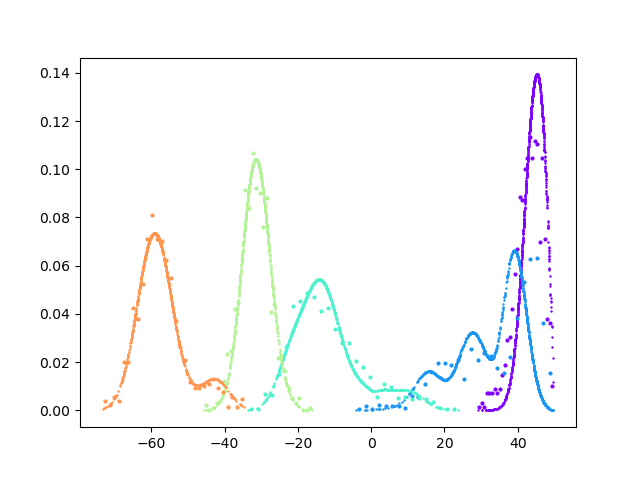

Here is the Python script that generated this plot:
from __future__ import print_function
import pandas as pd
import numpy as np
import random
import math
import pickle
from numpy.polynomial.hermite import hermgauss
#import tensorflow as tf
import tensorflow.compat.v1 as tf
tf.disable_v2_behavior()
from femodel_tf_optimizer import femodel_tf_optimizer
import os, sys
import argparse


class femodel(femodel_tf_optimizer):
    """
    Class to optimize analytic binding free energy model with Tensorflow
    """
    kBT = 1.986e-3*300.0
    epsim = tf.constant(1.e-8, dtype=tf.float64)
    
    """    
    Rational soft-core function.

    Special case: when $u_c = 0$, 
    $$
    u_{\rm sc,0}(u)=
    \begin{cases}
    u                                                         & u \le 0 \\
    u_{\rm max} f_{\rm sc}(y)                                 & u  >  0
    \end{cases}
    $$
    with
    $$
    y = \frac{u}{u_{\rm max}}
    $$
    $$
    f_{\rm sc}(y) = \frac{z(y)^{a}-1}{z(y)^{a}+1} \, ,
    $$
    and
    $$
    z(y)=1+2 y/a + 2 (y/a)^2
    $$
    
    Inverse: $u = u_{\rm sc,0}$ for $u \le 0$. For $u > 0$:
    $$
    f_{\rm sc} = u_{\rm sc,0}/{u_{\rm max}}
    $$
    $$
    z = \left( \frac{1 + f_{\rm sc}}{1 - f_{\rm sc}}  \right)^(1/a)
    $$
    y = \frac{a}{2} \left( \sqrt{2 z - 1} -1  \right)
    $$
    $$
    u = u_{\rm max} y
    $$

    The derivative is:
    $$
    \frac{d u_{\rm sc,0}(u) }{du} = \frac{4 z^{a - 1}{(z^a + 1)^2} ( 1 + 2 \frac{y}{a} )
    $$
    for $u > 0$ and $1$ otherwise

    The general case $u_c \ne 0$ is obtained by shifting $u_{\rm sc}(u)$ up by $u_c$ and right by $u_c$:
    $$
    u_{\rm sc}(u) = u_{\rm sc,0}(u - u_c) + u_c
    $$
    For consistency, $u_{\rm max}$ is also shifted up by $u_c$. So the general case $u_c \ne 0$ is obtained
    by the special case $u_c = 0$ by the replacements
    $$
    u \rightarrow u - u_c
    $$
    $$
    u_{\rm max} \rightarrow u_{\rm max} - u_c
    $$

    Inverse for the general case: same as for the special case with the replacements above and:
    $$
    u = ( u_{\rm max} - u_c ) y + u_c
    $$

    Using the chain rule, the derivative for the general case has the same expression as the special case
    with the same replacements.
    

    """
    alphasc = tf.constant(1./16.,dtype=tf.float64)
    umaxsc = tf.constant(50.0/kBT, dtype=tf.float64)
    ubcore = tf.constant(0.0/kBT, dtype=tf.float64)
    def inverse_soft_core_function(self,usc):
        uno = tf.ones([tf.size(usc)], dtype=tf.float64)
        usc_safe1 = tf.where(usc < femodel.ubcore + femodel.epsim,       uno*(femodel.ubcore + femodel.epsim), usc)
        usc_safe2 = tf.where(usc_safe1 > femodel.umaxsc - femodel.epsim, uno*(femodel.umaxsc - femodel.epsim), usc_safe1)
        fsc = (usc_safe2-femodel.ubcore)/(femodel.umaxsc-femodel.ubcore)
        z = tf.math.pow((1.+fsc)/(1.-fsc), 1./femodel.alphasc)
        y = 0.5*femodel.alphasc*(-1.0 + tf.math.sqrt(2.*z - 1.))
        return tf.where(usc <= femodel.ubcore,
                        usc,
                        femodel.ubcore + (femodel.umaxsc - femodel.ubcore)*y)
    
    def der_soft_core_function(self,u):# dusc/du
        y = (u - femodel.ubcore)/(femodel.umaxsc-femodel.ubcore)
        z = 1 + 2.*y/femodel.alphasc + 2.*tf.math.pow(y/femodel.alphasc,2)
        za = tf.math.pow(z,femodel.alphasc)
        return tf.where(u <= femodel.ubcore,
                        tf.ones([tf.size(u)], dtype=tf.float64),
                        (4*(za/z)/tf.math.pow((za+1),2))*(1 + 2.*y/femodel.alphasc))

    def alchemical_potential_x(self, lmbds, xscbind):
        return tf.math.log(1. + tf.math.exp(- (xscbind[:,None]-lmbds['u0'][None,:]) * lmbds['alpha'][None,:])) * ((lmbds['Lambda2'][None,:] - lmbds['Lambda1'][None,:])/(lmbds['alpha'][None,:]+self.eps)) + xscbind[:,None] * lmbds['Lambda2'][None,:] + lmbds['w0'][None,:]
    
    def alchemical_potential(self, lmbds, uscbind):
        # self.eps is there to cover the case lambda1 = lambda2 and alpha = 0 in which case we have a linear alchemical potential
        return ((lmbds['Lambda2'] - lmbds['Lambda1'])/(lmbds['alpha']+self.eps))*tf.math.log(1. + tf.math.exp(-lmbds['alpha']*(uscbind-lmbds['u0']))) + lmbds['Lambda2']*uscbind + lmbds['w0']

if __name__ == '__main__':

    parser = argparse.ArgumentParser()
    parser.add_argument("-o", "--optimize", action="store_true", default=0,
                        help="Optimize parameters. Otherwise plot only.")
    parser.add_argument("-c", "--ncycles", type=int, default=100,
                        help="Number of optimization cycles")
    parser.add_argument("-n", "--nsteps", type=int, default=10,
                        help="Number of optimization steps in each cycle")
    parser.add_argument("-r", "--restart", action="store_true", default=0,
                        help="Restart optimization from the parameters saved in the pickle restart file")
    parser.add_argument("-b", "--basename",
                        help="Basename of the optimization job. Defaults to basename of this script.")
    parser.add_argument("-d", "--datafile", default="repl.cycle.potE.temp.lambda.ebind.lambda1.lambda2.alpha.u0.w0.dat",
                        help="Data file")
    parser.add_argument("-l", "--leg", type=float, default=1.0,
                        help="Value of state ID at which to plot the distributions")
    parser.add_argument("-s", "--stateID", nargs="+", type=int, default=0,
                        help="Values of state ID at which to plot the distributions")
    args = parser.parse_args()
    
    restart = args.restart
    production = args.optimize
    testarea = not production

    if args.basename:
        basename = args.basename
    else:
        basename = os.path.basename(os.path.splitext(sys.argv[0])[0])
        
    datafile = args.datafile
    ncycles = args.ncycles
    nsteps = args.nsteps
    states = args.stateID
    
    leg = args.leg

    print("Leg = ", leg)
    if leg == 1:
        direction = leg
    else:
        direction = -1.0
    print("Direction = ", direction)

    sdm_data_raw = pd.read_csv(datafile, delim_whitespace=True,
                           header=None,names=["cycle", "stateID", "temp", "direct", "Lambda1",
                                              "Lambda2", "alpha", "u0", "w0", "potE", "ebind", "bias"])

    lam_col = []
    for row in sdm_data_raw['stateID']:
        lam = 0.05*row
        if (lam > 0.5):
            lam = lam - 0.05
        lam_col.append(lam)

    sdm_data_raw.insert(2, "Lambda", lam_col)

    #print(sdm_data_raw)

    sdm_data = sdm_data_raw[sdm_data_raw["direct"] == direction]

    #print(sdm_data)

    temperature = 300.0
    kT = 1.986e-3*temperature # [kcal/mol]
    beta = 1./kT

    nmodes = 3

    reference_params = {}
    reference_params['ub'] = [  -19.75*beta, -19.85*beta, -12.39*beta ]
    reference_params['sb'] = [ 3.67*beta,  4.83*beta, 4.34*beta ]
    reference_params['pb'] = [ 1.63e-9, 7.18e-18, 2.26e-13 ]
    reference_params['elj'] = [ 1.1*beta, 1.1*beta, 1.1*beta ]
    reference_params['uce'] = [ 1.1,    1.1, 1.1 ]
    reference_params['nl']  = [   10,    20, 30 ]
    reference_params['wg'] =  [ 8.57e-6, 1.25e-2, 9.87e-1 ]
    
    scale_params = {}
    scale_params['ub'] =  [ 1.*beta, 1.*beta, 1.*beta ]
    scale_params['sb'] =  [ 0.1*beta, 0.1*beta, 0.1*beta ]
    scale_params['pb'] =  [ 1.e-9, 1.e-18, 1.e-13  ]
    scale_params['elj'] = [ 1*beta, 1*beta, 1*beta ]
    scale_params['uce'] = [ 1, 1, 1 ]
    scale_params['nl']  = [ 1, 1, 1 ]
    scale_params['wg'] =  [ 1.e-6, 1.e-2, 1.e-1 ]


    range_params = {}
    range_params['ub'] = [ (-30*beta, 30.0*beta), (-30.0*beta, 30.0*beta), (-30.0*beta, 30.0*beta) ]
    range_params['sb'] = [ (2.0*beta, 8.0*beta), (2.0*beta, 8.0*beta), (2.0*beta, 8.0*beta) ]
    range_params['pb'] = [ (0.0, 1.0), (0.0, 1.0), (0.0, 1.0) ]
    range_params['elj'] = [ (1*beta, 20.0*beta), (1*beta, 20.0*beta), (1*beta, 20.0*beta) ]
    range_params['uce'] = [ (1.0, 10.0), (1.0, 10.0), (1.0, 10.0) ]
    range_params['nl'] = [ (3.0, 60.0), (3.0, 60.0), (3.0, 60.0) ]
    
    learning_rate = 0.05

    discard = 500
    
    xparams = {}
    if restart:
        with open(basename + '.pickle', 'rb') as f:
            best_ubx, best_sbx, best_pbx, best_ex, best_ucx, best_nlx, best_wgx = pickle.load(f)
            xparams['ub'] = best_ubx
            xparams['sb'] = best_sbx
            xparams['pb'] = best_pbx
            xparams['elj']   = best_ex
            xparams['uce']  = best_ucx
            xparams['nl']  = best_nlx
            xparams['wg'] = best_wgx
    else:
        xparams['ub']  = [0. for i in range(nmodes) ]
        xparams['sb']  = [0. for i in range(nmodes) ]
        xparams['pb']  = [0. for i in range(nmodes) ]
        xparams['elj']   = [0. for i in range(nmodes) ]
        xparams['uce']  = [0. for i in range(nmodes) ]
        xparams['nl']  = [0. for i in range(nmodes) ]
        xparams['wg']  = [0. for i in range(nmodes) ]

    fe_optimizer = femodel(sdm_data, reference_params, temperature, range_params=range_params,
                  xparams=xparams, scale_params=scale_params, discard=discard, learning_rate=learning_rate)
                                        
    variables = [ fe_optimizer.ubx_t, fe_optimizer.sbx_t , fe_optimizer.ex_t, fe_optimizer.ucx_t, fe_optimizer.nlx_t, fe_optimizer.wgx_t, fe_optimizer.pbx_t ]
    
    #----- test area ----------------

    tf.logging.set_verbosity(tf.logging.ERROR)
    
    if testarea:
        with tf.Session() as sess:
            sess.run(fe_optimizer.init)
            ll = sess.run(fe_optimizer.cost)
            uv = sess.run(fe_optimizer.u)
            uscv = sess.run(fe_optimizer.usc)
            p0v = sess.run(tf.squeeze(fe_optimizer.p0))
            p0scv = sess.run(tf.squeeze(fe_optimizer.p0sc))
            pklv = sess.run(tf.squeeze(fe_optimizer.pkl))
            xscv = sess.run(fe_optimizer.xsc)
            p0scxv = sess.run(tf.squeeze(fe_optimizer.p0scx))
            sts = sess.run(fe_optimizer.lambdas['stateID'])
            upscv = sess.run(fe_optimizer.upsc)
            klv = sess.run(tf.squeeze(fe_optimizer.kl))


            best_ubx = sess.run(fe_optimizer.ubx_t)
            best_sbx = sess.run(fe_optimizer.sbx_t)
            best_pbx = sess.run(fe_optimizer.pbx_t)
            best_ex  = sess.run(fe_optimizer.ex_t)
            best_ucx = sess.run(fe_optimizer.ucx_t)
            best_nlx = sess.run(fe_optimizer.nlx_t)
            best_wgx = sess.run(fe_optimizer.wgx_t)
                        
            best_ub = sess.run(fe_optimizer.ub_t)
            best_sb = sess.run(fe_optimizer.sb_t)
            best_pb = sess.run(fe_optimizer.pb_t)
            best_elj  = sess.run(fe_optimizer.elj_t)
            best_uce = sess.run(fe_optimizer.uce_t)
            best_nl = sess.run(fe_optimizer.nl_t)
            best_wg = sess.run(fe_optimizer.wg_t)
            
            print("Optimized Cost =", ll)
            print("Parameters:")
            print("wg = ", best_wg/np.sum(best_wg))
            results = fe_optimizer.applyunits(best_ub, best_sb, best_pb, best_elj, best_uce, best_nl)
            params = ["ub", "sb", "pb", "elj", "uce", "nl"]
            for mode, item in enumerate(results):
                string = ""
                for value in item:
                    string = string + str(value) + " "
                print(params[mode] + " = [" + string + "]")
            print("-------------------------------------------------------------------------")


        # plot
        import matplotlib
        import matplotlib.pyplot as plt
        fig, ax = plt.subplots()
        color = iter(plt.cm.rainbow(np.linspace(0, 1, len(states) + 1)))
        for state in states:
            mask = abs(sts - state) < 1.e-6
            hist, bin_edges = np.histogram(uscv[mask]*kT, bins=30, density=True)
            nh = len(hist)
            dx = bin_edges[1] - bin_edges[0]
            xp = bin_edges[0:nh] + 0.5*dx
            c = next(color)
            ax.plot(xp, hist, 'o', markersize = 2, c=c)
            ax.plot(uscv[mask]*kT, pklv[mask]/kT, '+', markersize = 1, c=c)
            #ax.set_xlim([-40*kT,200*kT])
        #plt.show()
        plt.savefig(basename + ".png")



    #------- training area ----------------------

    if production:
        with tf.Session() as sess:
    
            sess.run(fe_optimizer.init)
            fe_optimizer.opt = fe_optimizer.optimizer.minimize(fe_optimizer.cost, var_list = variables)
            sess.graph.finalize()
            ll = sess.run(fe_optimizer.cost)

            best_loss = ll
            best_ubx = sess.run(fe_optimizer.ubx_t)
            best_sbx = sess.run(fe_optimizer.sbx_t)
            best_pbx = sess.run(fe_optimizer.pbx_t)
            best_ex  = sess.run(fe_optimizer.ex_t)
            best_ucx = sess.run(fe_optimizer.ucx_t)
            best_nlx = sess.run(fe_optimizer.nlx_t)
            best_wgx = sess.run(fe_optimizer.wgx_t)
            
            best_ub = sess.run(fe_optimizer.ub_t)
            best_sb = sess.run(fe_optimizer.sb_t)
            best_pb = sess.run(fe_optimizer.pb_t)
            best_elj  = sess.run(fe_optimizer.elj_t)
            best_uce = sess.run(fe_optimizer.uce_t)
            best_nl = sess.run(fe_optimizer.nl_t)
            best_wg = sess.run(fe_optimizer.wg_t)
            
            gubx = sess.run(fe_optimizer.gubx_t)
            gsbx = sess.run(fe_optimizer.gsbx_t)
            gpbx = sess.run(fe_optimizer.gpbx_t)
            gex = sess.run(fe_optimizer.gex_t)
            gucx = sess.run(fe_optimizer.gucx_t)
            gnlx = sess.run(fe_optimizer.gnlx_t)
            gwgx = sess.run(fe_optimizer.gwgx_t)
            print("Gradients:")
            print(gubx,gsbx,gpbx,gex,gucx,gnlx,gwgx)
            
            print("Start Cost =", ll)
            print("Parameters:")
            print("wg = ", best_wg)

            results = fe_optimizer.applyunits(best_ub, best_sb, best_pb, best_elj, best_uce, best_nl)
            params = ["ub", "sb", "pb", "elj", "uce", "nl"]
            for mode, item in enumerate(results):
                string = ""
                for value in item:
                    string = string + str(value) + " "
                print(params[mode] + " = [" + string + "]")

            print("---------------------------------------")
        
            for step in range(ncycles):
                for i in range(nsteps):
                    #sess.run(fe_optimizer.train) #all variables optimized
                    sess.run(fe_optimizer.opt) #only selected variables are optimized
                gubx = sess.run(fe_optimizer.gubx_t)
                gsbx = sess.run(fe_optimizer.gsbx_t)
                gpbx = sess.run(fe_optimizer.gpbx_t)
                gex = sess.run(fe_optimizer.gex_t)
                gucx = sess.run(fe_optimizer.gucx_t)
                gnlx = sess.run(fe_optimizer.gnlx_t)
                gwgx = sess.run(fe_optimizer.gwgx_t)
                notok = ( np.any(np.isnan(gubx)) or
                          np.any(np.isnan(gsbx)) or
                          np.any(np.isnan(gpbx)) or
                          np.any(np.isnan(gex))  or
                          np.any(np.isnan(gucx)) or
                          np.any(np.isnan(gnlx)) or
                          np.any(np.isnan(gwgx)) )
                

                print("Gradients:")
                print(gubx,gsbx,gpbx,gex,gucx,gnlx,gwgx)
                if notok:
                    print("Gradient error")
                    break
                ll = sess.run(fe_optimizer.cost)

                l_ubx = sess.run(fe_optimizer.ubx_t)
                l_sbx = sess.run(fe_optimizer.sbx_t)
                l_pbx = sess.run(fe_optimizer.pbx_t)
                l_ex  = sess.run(fe_optimizer.ex_t)
                l_ucx = sess.run(fe_optimizer.ucx_t)
                l_nlx = sess.run(fe_optimizer.nlx_t)
                l_wgx = sess.run(fe_optimizer.wgx_t)
            
                l_ub = sess.run(fe_optimizer.ub_t)
                l_sb = sess.run(fe_optimizer.sb_t)
                l_pb = sess.run(fe_optimizer.pb_t)
                l_elj = sess.run(fe_optimizer.elj_t)
                l_uce = sess.run(fe_optimizer.uce_t)
                l_nl = sess.run(fe_optimizer.nl_t)
                l_wg = sess.run(fe_optimizer.wg_t)
                
                if( ll < best_loss ):
                    best_loss = ll
                
                    best_ubx = l_ubx 
                    best_sbx = l_sbx
                    best_pbx = l_pbx
                    best_ex  = l_ex 
                    best_ucx = l_ucx
                    best_nlx = l_nlx 
                    best_wgx = l_wgx

                    best_ub  = l_ub  
                    best_sb  = l_sb 
                    best_pb  = l_pb 
                    best_elj = l_elj
                    best_uce = l_uce
                    best_nl  = l_nl   
                    best_wg  = l_wg
    

                print(step, "Cost =", ll)
                print("Parameters:")
                print("wg = ", l_wg)
                results = fe_optimizer.applyunits(l_ub, l_sb, l_pb, l_elj, l_uce, l_nl)
                params = ["ub", "sb", "pb", "elj", "uce", "nl"]
                for mode, item in enumerate(results):
                    string = ""
                    for value in item:
                        string = string + str(value) + " "
                    print(params[mode] + " = [" + string + "]") 

                print("----------------------------------------------------")

                with open(basename + '.pickle', 'wb') as f:
                    pickle.dump([best_ubx, best_sbx, best_pbx, best_ex, best_ucx, best_nlx, best_wgx],f)


                
            print("----------- End of Optimization -----------", basename);
            print("Optimized Cost =", best_loss)
            print("wg = ", best_wg/np.sum(best_wg))
            results = fe_optimizer.applyunits(best_ub, best_sb, best_pb, best_elj, best_uce, best_nl)
            params = ["ub", "sb", "pb", "elj", "uce", "nl"]
            for mode, item in enumerate(results):
                string = ""
                for value in item:
                    string = string + str(value) + " "
                print(params[mode] + " = [" + string + "]")
